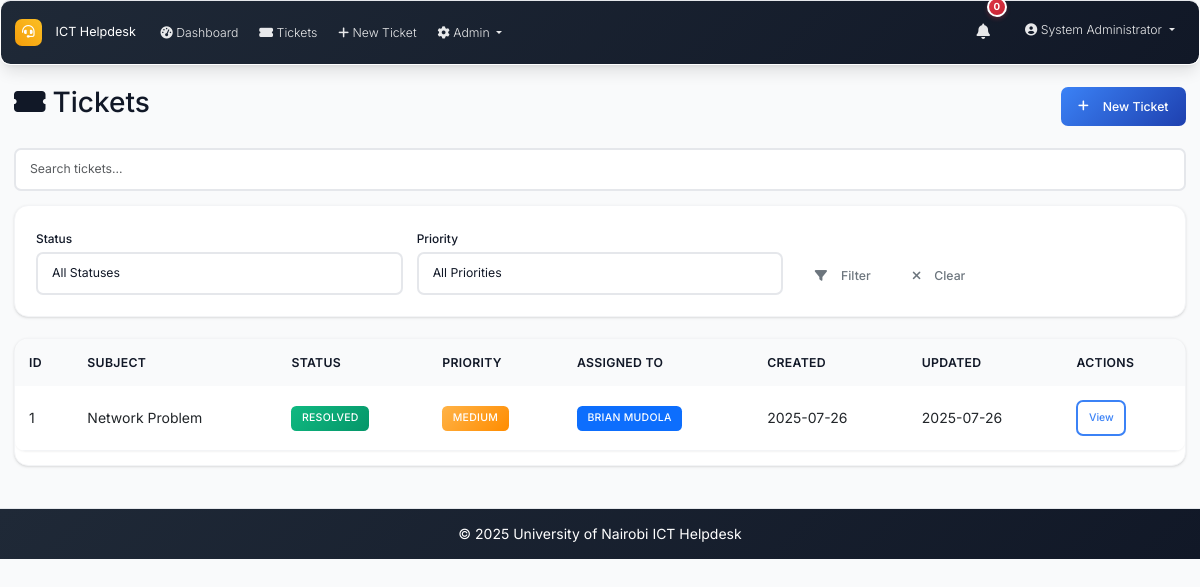
Page /tickets (signed in) on the committed database.
### models.py (models this page shows, shortened)
class User(UserMixin, db.Model):
    id = db.Column(db.Integer, primary_key=True)
    username = db.Column(db.String(64), unique=True, nullable=False)
    email = db.Column(db.String(120), unique=True, nullable=False)
    password_hash = db.Column(db.String(256), nullable=False)
    full_name = db.Column(db.String(100), nullable=False)
    role = db.Column(db.String(20), nullable=False, default='user')  # admin, intern, user
    created_at = db.Column(db.DateTime, default=datetime.utcnow)
    is_active = db.Column(db.Boolean, default=True)
    is_verified = db.Column(db.Boolean, default=False)
    verification_token = db.Column(db.String(128), nullable=True)
    phone_number = db.Column(db.String(20), nullable=True)
    is_approved = db.Column(db.Boolean, default=False)
    approved_by_id = db.Column(db.Integer, db.ForeignKey('user.id'), nullable=True)
    approved_at = db.Column(db.DateTime, nullable=True)
    tickets_created = db.relationship('Ticket', foreign_keys='Ticket.created_by_id', backref='creator', lazy='dynamic')
    assigned_tickets = db.relationship('Ticket', secondary='ticket_assignees', back_populates='assignees', lazy='selectin')
    comments = db.relationship('Comment', backref='author', lazy='dynamic')

class Ticket(db.Model):
    id = db.Column(db.Integer, primary_key=True)
    location = db.Column(db.String(200), nullable=False)
    description = db.Column(Text, nullable=False)
    status = db.Column(db.String(20), nullable=False, default='open')  # open, in_progress, resolved, closed
    priority = db.Column(db.String(20), nullable=False, default='medium')  # low, medium, high, urgent
    created_at = db.Column(db.DateTime, default=datetime.utcnow)
    updated_at = db.Column(db.DateTime, default=datetime.utcnow, onupdate=datetime.utcnow)
    closed_at = db.Column(db.DateTime)
    closed_by_id = db.Column(db.Integer, db.ForeignKey('user.id'), nullable=True)
    due_date = db.Column(db.DateTime, nullable=True)
    created_by_id = db.Column(db.Integer, db.ForeignKey('user.id'), nullable=True)
    category_id = db.Column(db.Integer, db.ForeignKey('category.id'))
    comments = db.relationship('Comment', backref='ticket', lazy='dynamic', cascade='all, delete-orphan')
    attachments = db.relationship('Attachment', backref='ticket', lazy='dynamic', cascade='all, delete-orphan')
    assignees = db.relationship('User', secondary=ticket_assignees, back_populates='assigned_tickets', lazy='selectin')
    closed_by = db.relationship('User', foreign_keys=[closed_by_id], backref='closed_tickets')

### routes.py (the view)
@app.route('/tickets')
@login_required
def tickets_list():
    page = request.args.get('page', 1, type=int)
    status_filter = request.args.get('status', '')
    priority_filter = request.args.get('priority', '')
    query = Ticket.query
    if current_user.role == 'user':
        query = query.filter_by(created_by_id=current_user.id)
    elif current_user.role == 'intern':
        if status_filter == 'assigned':
            query = query.filter(Ticket.assignees.any(id=current_user.id))
            status_filter = ''  # Clear status filter since we're showing all assigned tickets
        else:
            query = query.filter(Ticket.assignees.any(id=current_user.id))
    if status_filter:
        query = query.filter_by(status=status_filter)
    if priority_filter:
        query = query.filter_by(priority=priority_filter)
    tickets = query.order_by(desc(Ticket.created_at)).paginate(
        page=page, per_page=10, error_out=False
    )
    return render_template('tickets_list.html', tickets=tickets, status_filter=status_filter, priority_filter=priority_filter)

### app.py (called while the page is built)
@login_manager.user_loader
def load_user(user_id):
    from models import User
    return User.query.get(int(user_id))

@app.context_processor
def inject_now():
    return {'now': datetime.utcnow}

### routes.py (called while the page is built)
@app.context_processor
def inject_datetime():
    return dict(datetime=datetime)

### templates/tickets_list.html (shortened to what this page needs)
{% extends "base.html" %}
{% block content %}
<div class="d-flex justify-content-between align-items-center mb-4">
    <h2><i class="fas fa-ticket-alt me-2"></i>Tickets</h2>
    <a href="{{ url_for('new_ticket') }}" class="btn btn-primary">
        <i class="fas fa-plus me-2"></i>New Ticket
    </a>
</div>
<div class="mb-3">
    <input type="text" id="ticket-search" class="form-control" placeholder="Search tickets...">
</div>
<div class="card mb-4">
    <div class="card-body">
        <form method="GET" class="row g-3">
            <div class="col-md-4">
                <label class="form-label">Status</label>
                <select name="status" class="form-control">
                    <option value="">All Statuses</option>
                </select>
            </div>
            <div class="col-md-4">
                <label class="form-label">Priority</label>
                <select name="priority" class="form-control">
                    <option value="">All Priorities</option>
                </select>
            </div>
            <div class="col-md-4 d-flex align-items-end">
                <button type="submit" class="btn btn-outline-secondary me-2">
                    <i class="fas fa-filter me-2"></i>Filter
                </button>
                <a href="{{ url_for('tickets_list') }}" class="btn btn-outline-secondary">
                    <i class="fas fa-times me-2"></i>Clear
                </a>
            </div>
        </form>
    </div>
</div>
<div class="card">
    <div class="table-responsive">
        <table class="table" id="tickets-table">
            <thead>
                <tr>
                    <th>ID</th>
                    <th>Subject</th>
                    <th>Status</th>
                    <th>Priority</th>
                    <th>Assigned To</th>
                    <th>Created</th>
                    <th>Updated</th>
                    <th>Actions</th>
                </tr>
            </thead>
            <tbody>
                {% for ticket in tickets.items %}
                <tr>
                    <td>{{ ticket.id }}</td>
                    <td>{{ ticket.title or ticket.description[:40] }}</td>
                    <td><span class="badge badge-status-{{ ticket.status|replace(' ', '_') }}">{{ ticket.status.title() }}</span></td>
                    <td><span class="badge priority-{{ ticket.priority }}">{{ ticket.priority.title() }}</span></td>
                    <td>
                        {% if ticket.assignees %}
                            {% for user in ticket.assignees %}
                                <span class="badge bg-primary">{{ user.full_name }}</span>{% if not loop.last %} {% endif %}
                            {% endfor %}
                        {% else %}
                            <span class="text-muted">Unassigned</span>
                        {% endif %}
                    </td>
                    <td>{{ ticket.created_at.strftime('%Y-%m-%d') }}</td>
                    <td>{{ ticket.updated_at.strftime('%Y-%m-%d') }}</td>
                    <td>
                        <a href="{{ url_for('ticket_detail', id=ticket.id) }}" class="btn btn-sm btn-outline-primary">View</a>
                    </td>
                </tr>
                {% endfor %}
            </tbody>
        </table>
    </div>
</div>
{% endblock %}

### templates/base.html (shortened to what this page needs)
<!DOCTYPE html>
<html lang="en">
<head>
    <link href="https://cdn.jsdelivr.net/npm/bootstrap@5.3.0/dist/css/bootstrap.min.css" rel="stylesheet">
    <link href="https://cdnjs.cloudflare.com/ajax/libs/font-awesome/6.0.0/css/all.min.css" rel="stylesheet">
    <link href="{{ url_for('static', filename='css/custom.css') }}" rel="stylesheet">
</head>
<body>
    <nav class="navbar navbar-expand-lg navbar-dark footer-sky">
        <div class="container-fluid px-3">
            <a class="navbar-brand" href="{{ url_for('index') }}">
                <i class="fas fa-headset me-2"></i>ICT Helpdesk
            </a>
            <div class="collapse navbar-collapse" id="navbarNav">
                <ul class="navbar-nav me-auto mb-2 mb-lg-0">
                    {% if current_user.is_authenticated %}
                    <li class="nav-item">
                        <a class="nav-link" href="{{ url_for('dashboard') }}">
                            <i class="fas fa-tachometer-alt me-1"></i>Dashboard
                        </a>
                    </li>
                    <li class="nav-item">
                        <a class="nav-link" href="{{ url_for('tickets_list') }}">
                            <i class="fas fa-ticket-alt me-1"></i>Tickets
                        </a>
                    </li>
                    <li class="nav-item">
                        <a class="nav-link" href="{{ url_for('new_ticket') }}">
                            <i class="fas fa-plus me-1"></i>New Ticket
                        </a>
                    </li>
                    {% if current_user.role == 'admin' %}
                    <li class="nav-item dropdown">
                        <a class="nav-link dropdown-toggle" href="#" role="button" data-bs-toggle="dropdown" aria-expanded="false">
                            <i class="fas fa-cog me-1"></i>Admin
                        </a>
                    </li>
                    {% endif %}
                    {% endif %}
                </ul>
                <ul class="navbar-nav ms-auto mb-2 mb-lg-0">
                    {% if current_user.is_authenticated %}
                    <li class="nav-item dropdown me-3">
                        <a class="nav-link position-relative" href="#" id="notificationsDropdown" role="button"
                           data-bs-toggle="dropdown" aria-expanded="false">
                            <i class="fas fa-bell"></i>
                            <span id="notification-badge" class="position-absolute top-0 start-100 translate-middle badge rounded-pill bg-danger" style="display: none;">
                                0
                            </span>
                        </a>
                    </li>
                    <li class="nav-item dropdown">
                        <a class="nav-link dropdown-toggle" href="#" id="navbarDropdown" role="button" data-bs-toggle="dropdown" aria-expanded="false">
                            <i class="fas fa-user-circle me-1"></i>{{ current_user.full_name }}
                        </a>
                    </li>
                    {% endif %}
                </ul>
            </div>
        </div>
    </nav>
    <main class="container-fluid my-4 px-3">
        {% block content %}{% endblock %}
    </main>
    <footer class="footer-sky py-3 mt-5">
        <div class="container text-center">
            <span>&copy; {{ datetime.utcnow().year }} University of Nairobi ICT Helpdesk</span>
        </div>
    </footer>
</body>
</html>

### rows in the picture
User: full_name "System Administrator"
Ticket: id "1", description "Network Problem", status "RESOLVED", priority "MEDIUM", created_at "2025-07-26", updated_at "2025-07-26"
User: full_name "BRIAN MUDOLA"
